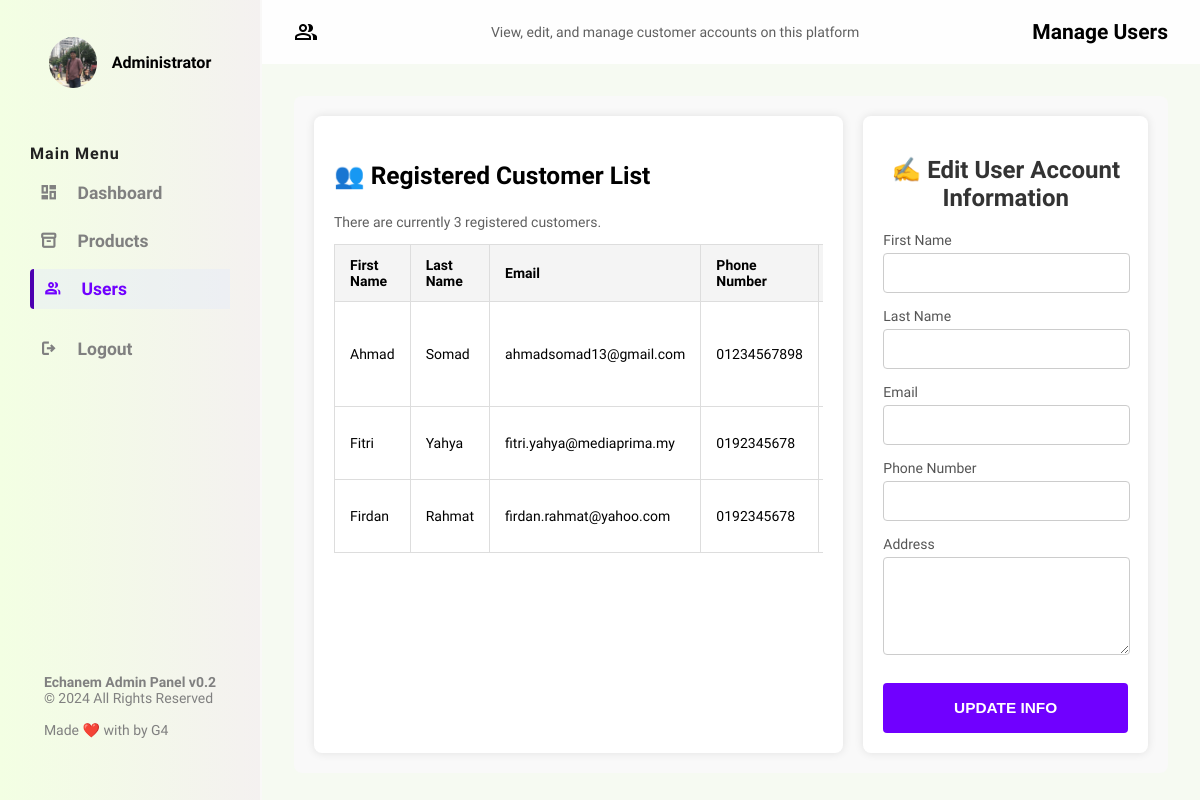
The page /admin/adm_users.php (signed in) on the database its author committed.
### tables this page shows
CREATE TABLE `customers` (
  `id` int(11) NOT NULL,
  `firstname` varchar(100) NOT NULL,
  `lastname` varchar(100) NOT NULL,
  `email` varchar(100) NOT NULL,
  `phone` varchar(15) DEFAULT NULL,
  `address` text DEFAULT NULL,
  `password` varchar(255) NOT NULL,
  `created_at` timestamp NOT NULL DEFAULT current_timestamp()
);

### admin/adm_users.php (the view, shortened to what this page needs)
<?php
    include ('../incl/web_title.html');
    $q = "SELECT `id`, `firstname`, `lastname`, `email`, `phone`, `address`, DATE_FORMAT(`created_at`, '%M %d, %Y') AS `date_joined` FROM `customers` ORDER BY `created_at` ASC";
    $r = mysqli_query($dbc, $q);
    $user_num = mysqli_num_rows($r);
?>
    <body>
        <div class="cont">
            <?php
                include 'adm_navbar.php';
            ?>
            <main>
                <div class="main-head">
                    <span class="material-symbols-outlined">group</span>
                    <p>View, edit, and manage customer accounts on this platform</p>
                    <h5>Manage Users</h5>
                </div>
                <div class="main-content">
                    <div class="content-cont">
                        <div id="user-list">
                            <h3>👥 Registered Customer List</h3>
                            <?php
                            if ($user_num > 0) {
                                echo "<p>There are currently $user_num registered customers.</p>";
                                echo '<div class="table-rx"><table class="table-dsgn">
                                <thead>
                                    <tr>
                                        <th>First Name</th>
                                        <th>Last Name</th>
                                        <th>Email</th>
                                        <th>Phone Number</th>
                                        <th>Address</th>
                                        <th>Date Joined</th>
                                        <th>Edit Info</th>
                                        <th>Delete User</th>
                                    </tr>
                                </thead>
                                <tbody>';
                                while ($res = mysqli_fetch_array($r, MYSQLI_ASSOC)) {
                                    echo '<tr>
                                        <td>' . htmlspecialchars($res['firstname']) . '</td>
                                        <td>' . htmlspecialchars($res['lastname']) . '</td>
                                        <td>' . htmlspecialchars($res['email']) . '</td>
                                        <td>' . htmlspecialchars($res['phone']) . '</td>
                                        <td>' . htmlspecialchars($res['address']) . '</td>
                                        <td>' . htmlspecialchars($res['date_joined']) . '</td>
                                        <td><a href="javascript:void(0);" class="edit-btn" onclick="editMember(
                                            \'' . $res['id'] . '\',
                                            \'' . htmlspecialchars($res['firstname'], ENT_QUOTES) . '\',
                                            \'' . htmlspecialchars($res['lastname'], ENT_QUOTES) . '\',
                                            \'' . htmlspecialchars($res['email'], ENT_QUOTES) . '\',
                                            \'' . htmlspecialchars($res['phone'], ENT_QUOTES) . '\',
                                            \'' . htmlspecialchars(addslashes($res['address']), ENT_QUOTES) . '\'
                                        )">EDIT</a></td>
                                        <td><form action="" method="post" style="display:inline;" onsubmit="return confirm(\'Are you sure you want to delete this user?\');">
                                            <input type="hidden" name="del_id" value="' . $res['id'] . '">
                                            <button type="submit" class="delete-btn">DELETE</button>
                                        </form></td>
                                    </tr>';
                                }
                                echo '</tbody></table></div>';
                            } else {
                                echo '<p class="error">There are currently no registered customers.</p>';
                            }
                            ?>
                        </div>
                        <div id="user-update">
                            <h2>✍️ Edit User Account Information</h2>
                            <form action="adm_users.php" method="post">
                                <div class="form-group">
                                    <label for="firstname">First Name</label>
                                    <input type="text" id="firstname" name="firstname"/>
                                </div>
                                <div class="form-group">
                                    <label for="lastname">Last Name</label>
                                    <input type="text" id="lastname" name="lastname"/>
                                </div>
                                <div class="form-group">
                                    <label for="email">Email</label>
                                    <input type="email" id="email" name="email"/>
                                </div>
                                <div class="form-group">
                                    <label for="phone">Phone Number</label>
                                    <input type="text" id="phone" name="phone" maxlength="20"/>
                                </div>
                                <div class="form-group">
                                    <label for="address">Address</label>
                                    <textarea id="address" name="address" rows="4"></textarea>
                                </div>
                                <input type="submit" id="update_button" name="submit" value="UPDATE INFO"/>
                            </form>
                        </div>
                    </div>
                </div>
            </main>
        </div>
    </body>
</html>

### css/stail-i.css (style rules this page uses)
html { font-family: 'Palanquin'; font-size: 14px; }
body { padding: 0; margin: 0; }
p { color: #606060; }
h2 { font-size: 3rem; }
h3 { font-size: 1.75rem; }
input { font-size: 1.1rem; border-radius: 8px; }

### css/stail-ii.css (style rules this page uses)
.cont { margin: 0; padding: 0; height: 100vh; width: 100%; display: flex; justify-content: space-between; }
main { background-color: #F6FAF2; padding: 0; flex: 1; overflow: auto; height: 100vh; }
.main-head { background-color: #fefefe; height: 64px; padding-left: 32px; padding-right: 32px; justify-content: space-between; display: flex; align-items: center; }
.main-head h5 { font-size: 1.5rem; }
.main-content { padding: 32px; }
.content-cont { display: flex; justify-content: space-between; flex-direction: row; gap: 20px; flex-wrap: wrap; padding: 20px; background-color: #f9f9f9; border-radius: 8px; }
#user-list { flex: 2; }
#user-list, #prod-list { min-width: 400px; max-width: 100%; overflow-x: auto; background-color: #fff; padding: 20px; border-radius: 8px; box-shadow: 0 0 10px rgba(0, 0, 0, 0.1); }
#user-update, #prod-update { flex: 1; }
#user-update, #prod-update, #prod-create { min-width: 200px; max-width: 100%; padding: 20px; background-color: #fff; border-radius: 8px; box-shadow: 0 0 10px rgba(0, 0, 0, 0.1); }
#user-update form, #prod-update form, #prod-create form { display: flex; flex-direction: column; }
.table-rx { width: 100%; overflow-x: auto; }
.table-dsgn { width: 100%; border-collapse: collapse; background: #fff; box-shadow: 0 0 20px rgba(0, 0, 0, 0.1); }
.table-dsgn th, .table-dsgn td { padding: 12px 15px; border: 1px solid #ddd; text-align: left; }
.table-dsgn th { background-color: #f4f4f4; }
.table-dsgn tr { transition: all .2s ease-in-out; }
#user-update, #prod-update, #prod-create { background: #fff; padding: 20px; border-radius: 8px; box-shadow: 0 0 10px rgba(0, 0, 0, 0.1); max-width: 600px; margin: auto; }
#user-update h2, #prod-update h2, #prod-create h2 { margin-bottom: 20px; font-size: 24px; color: #333; text-align: center; }
.form-group { margin-bottom: 15px; }
.form-group label { display: block; margin-bottom: 5px; font-size: 14px; color: #555; }
.form-group input[type="text"], .form-group input[type="email"], .form-group input[type="number"], .form-group textarea, .form-group select { width: calc(100% - 20px); padding: 10px; font-size: 16px; border: 1px solid #ccc; border-radius: 4px; outline: none; transition: border-color 0.3s ease; }
.form-group textarea { font-family: inherit; }
textarea { resize: vertical; }
#create_button, #update_button { width: 100%; padding: 16px; margin-top: 10px; font-size: 1.1rem; font-weight: bold; border: none; border-radius: 4px; cursor: pointer; transition: background-color 0.3s ease; }
#update_button { color: #fff; background-color: #7000FF; }

### rows shown on the page
customers: firstname "Ahmad", lastname "Somad", email "ahmadsomad13@gmail.com", phone "01234567898"
customers: firstname "Fitri", lastname "Yahya", email "fitri.yahya@mediaprima.my", phone "0192345678"
customers: firstname "Firdan", lastname "Rahmat", email "firdan.rahmat@yahoo.com", phone "0192345678"

### other values the page prints
$adm_name "Administrator"
$user_num "3"
